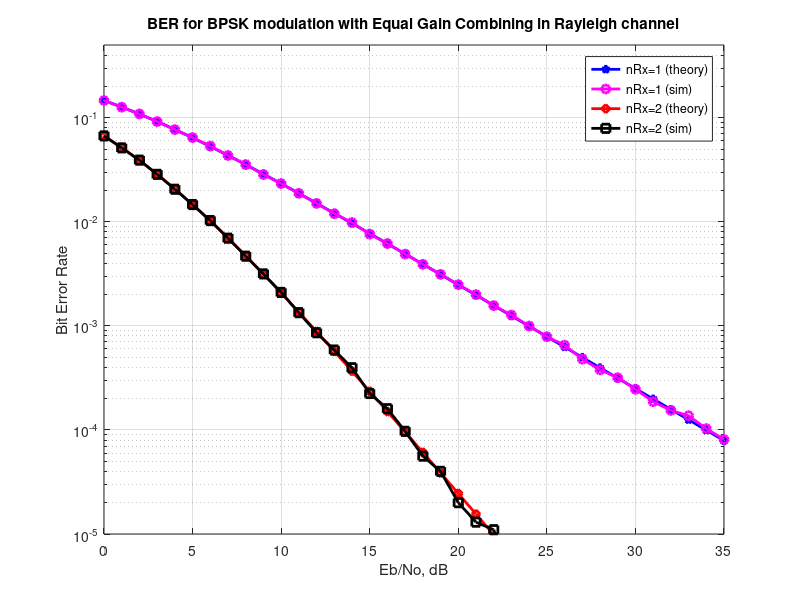

Write the MATLAB code that produced this figure.
% Script for computing the BER for BPSK modulation in a 
% Rayleigh fading channel with equal gain combining 
 
clear 
N = 10^6; % number of bits or symbols 
 
% Transmitter 
ip = rand(1,N)>0.5; % generating 0,1 with equal probability 
s = 2*ip-1; % BPSK modulation 0 -> -1; 1 -> 0 
 
nRx =  [1 2]; 
Eb_N0_dB = [0:35]; % multiple Eb/N0 values 
 
for jj = 1:length(nRx) 
 
    for ii = 1:length(Eb_N0_dB) 
 
        n = 1/sqrt(2)*[randn(nRx(jj),N) + j*randn(nRx(jj),N)]; % white gaussian noise, 0dB variance 
        h = 1/sqrt(2)*[randn(nRx(jj),N) + j*randn(nRx(jj),N)]; % Rayleigh channel 
 
        % Channel and noise Noise addition 
        sD = kron(ones(nRx(jj),1),s); 
        y = h.*sD + 10^(-Eb_N0_dB(ii)/20)*n; 
 
        % equalization with equal gain combining 
        yHat = y.*exp(-j*angle(h)); % removing the phase of the channel 
        yHat = sum(yHat,1); % adding values from all the receive chains 
 
        % receiver - hard decision decoding 
        ipHat = real(yHat)>0; 
 
        % counting the errors 
        nErr(jj,ii) = size(find([ip- ipHat]),2); 
 
    end 
 
end 
 
simBer = nErr/N; % simulated ber 
EbN0Lin = 10.^(Eb_N0_dB/10); 
theoryBer_nRx1 = 0.5.*(1-1*(1+1./EbN0Lin).^(-0.5));  
theoryBer_nRx2 = 0.5*(1 - sqrt(EbN0Lin.*(EbN0Lin+2))./(EbN0Lin+1) ); 
 
% plot 

figure 
 
semilogy(Eb_N0_dB,theoryBer_nRx1,'bp-','LineWidth',2); 
hold on 
semilogy(Eb_N0_dB,simBer(1,:),'mo-','LineWidth',2); 
semilogy(Eb_N0_dB,theoryBer_nRx2,'rd-','LineWidth',2); 
semilogy(Eb_N0_dB,simBer(2,:),'ks-','LineWidth',2); 
axis([0 35 10^-5 0.5]) 
grid on 
legend('nRx=1 (theory)', 'nRx=1 (sim)', 'nRx=2 (theory)', 'nRx=2 (sim)'); 
xlabel('Eb/No, dB'); 
ylabel('Bit Error Rate'); 
title('BER for BPSK modulation with Equal Gain Combining in Rayleigh channel');